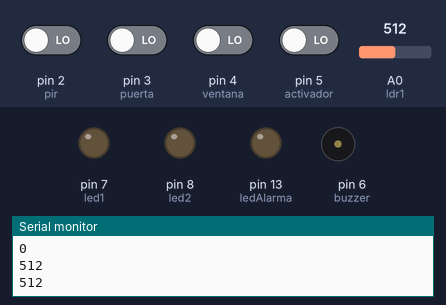
Bench run of a sketch on a simulated Arduino Uno, built with avr-gcc and run on an emulated ATmega328P. Shown: output pins drawn as LEDs (lit = HIGH), buzzer (waves = sounding, pin HIGH), the last lines printed to the serial monitor. Inputs (shaded band) come from the test bench; at power-on: pin 2 (pir), pin 3 (puerta), pin 4 (ventana), pin 5 (activador) LOW, A0 (ldr1) = 512.

Above: at 1.2 s.
1.3 s: pin 5 (activador) driven HIGH
At 3.23 s:
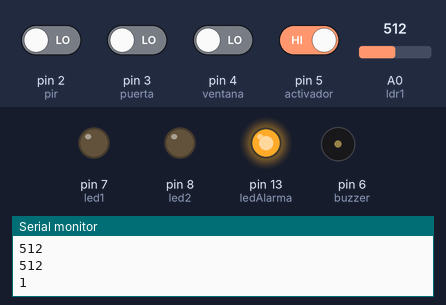
4.3 s: A0 (ldr1) set to 586
7.3 s: A0 (ldr1) set to 611
At 10.03 s:
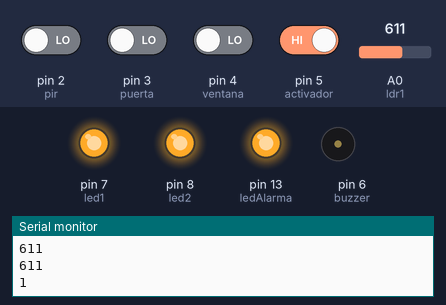
10.3 s: A0 (ldr1) set to 590
At 12.08 s:
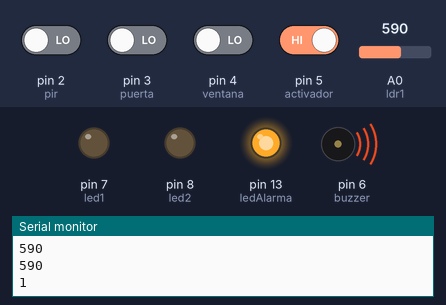
13.3 s: A0 (ldr1) set to 610
At 13.78 s:
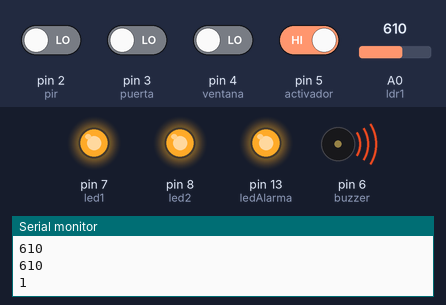
Timing chart, 0 to 17.3 s (numbered marks = the images above; inputs shaded):
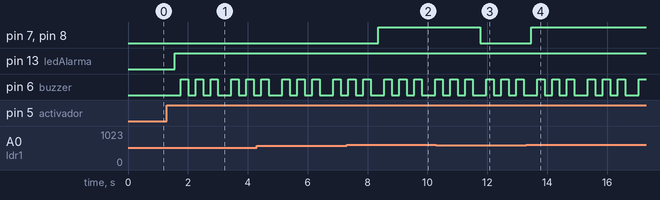

Measured:
- the behaviour switches between 600 and 601 on A0 (ldr1) (found by bisection; images 1 and 2)
- after the input at 1.3 s, pin 13 (ledAlarma): LOW → HIGH after 0.26 s; pin 6 (buzzer): LOW → HIGH after 0.46 s, → LOW 0.25 s later, → HIGH 0.25 s later, → LOW 0.25 s later, … (10 changes in this stretch)
- after the input at 7.3 s, pin 7 (led1), pin 8 (led2): LOW → HIGH after 1.1 s
- after the input at 10.3 s, pin 7 (led1), pin 8 (led2): HIGH → LOW after 1.5 s
- after the input at 13.3 s, pin 7 (led1), pin 8 (led2): LOW → HIGH after 0.16 s

The sketch:

Control.ino
```cpp
/*

// Ejercicio led y boton


const int led = 13;
const int boton = 2;

int estado = 0;
int anterior = 0;
int encender = 0;

void setup(){
	pinMode(boton, INPUT);
	pinMode(led, OUTPUT);
}

void loop() {

estado = digitalRead(boton);
	if ((estado == HIGH) && (anterior == LOW)){
		encender = 1 - encender;
		delay(150);
	}
	anterior = estado;
	if(encender == 1){
	    alarma = 1;
	    digitalWrite(led, HIGH);
	    delay(200);
	}
	else{
		alarma = 0;
		digitalWrite(led, LOW);
		delay(200);
	}
}


 */


const int pir = 2;   // Constantes
const int puerta = 3;
const int ventana = 4;
const int activador = 5;
const int buzzer = 6;
const int led1 = 7;
const int led2 = 8;
const int ldr1 = 0;
const int ldr2 = 1;
const int ledAlarma = 13;
int alarma = 0;
int estado = 0;
int anterior = 0;
int encender = 0;
int valorLDR1, valorLDR2, sensorPIR, sensorPuerta, sensorVentana;

void setup()
{
	Serial.begin(9600);
	pinMode(pir, INPUT);
	pinMode(puerta, INPUT);
	pinMode(ventana, INPUT);
	pinMode(activador, INPUT);
	pinMode(buzzer, OUTPUT);
	pinMode(led1, OUTPUT);
	pinMode(led2, OUTPUT);
	pinMode(ledAlarma, OUTPUT);
}

void loop()
{
	valorLDR1 = analogRead(ldr1);
	valorLDR2 = analogRead(led2);

	Serial.println(valorLDR1);
	Serial.println(valorLDR2);

	if (valorLDR1 > 600){
		digitalWrite(led1, HIGH);
	}
	else {
		digitalWrite(led1, LOW);
	}
	if (valorLDR2 > 600){
		digitalWrite(led2, HIGH);
	}
	else{
		digitalWrite(led2, LOW);
	}


estado = digitalRead(activador);
	if ((estado == HIGH) && (anterior == LOW)){
		encender = 1 - encender;
		delay(150);
	}
	anterior = estado;
	if(encender == 1){
	    alarma = 1;
	    digitalWrite(ledAlarma, HIGH);
	    delay(200);
	}
	else{
		alarma = 0;
		digitalWrite(ledAlarma, LOW);
		delay(200);
	}
	Serial.println(alarma);

	if (alarma == 1){
		sensorPIR = digitalRead(pir);
		sensorPuerta = digitalRead(puerta);
		sensorVentana = digitalRead(ventana);

		if((sensorVentana == 0) || (sensorPuerta == 0) || (sensorPIR == 1)){
		    digitalWrite(buzzer, HIGH);
		    delay(250);
		    digitalWrite(buzzer, LOW);
		    delay(250);
		    digitalWrite(buzzer, HIGH);
		    delay(250);
		    digitalWrite(buzzer, LOW);
		    delay(250);
		    digitalWrite(buzzer, HIGH);
		    delay(250);
		    digitalWrite(buzzer, LOW);
		    delay(250);

		}
		else{

		}
	}


}
```
